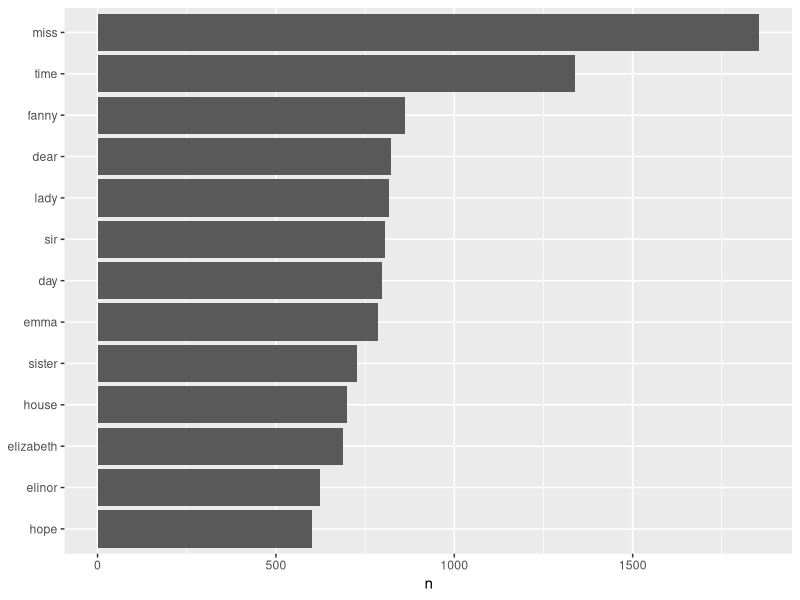
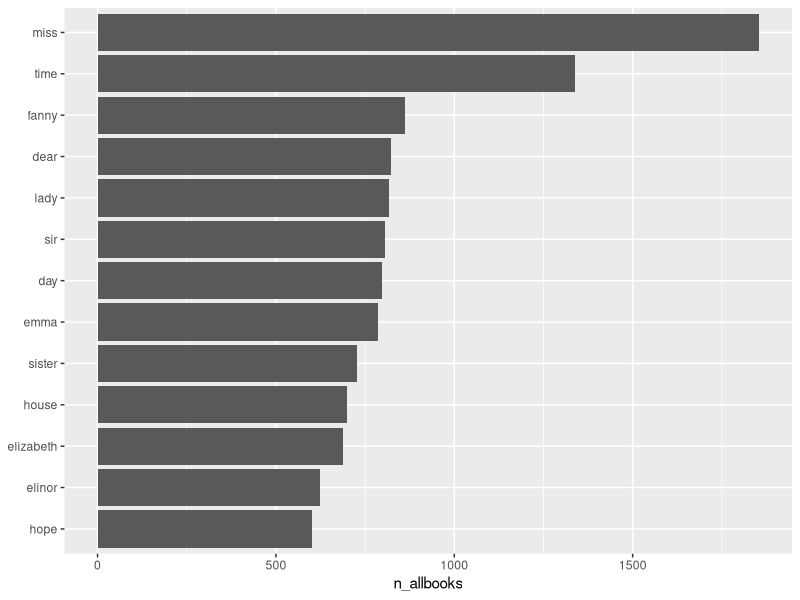
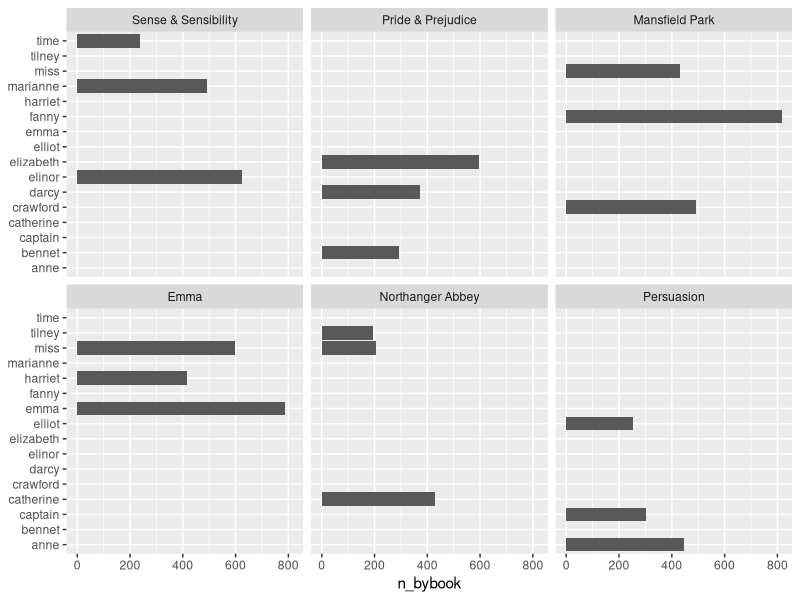

The R script that drew these images, in order:
#' ---
#' title: "Text Mining: Tidying, Sentiment Analysis, & Topic Modeling"
#' subtitle: RLadies- Columbus
#' author: "Katie Sasso"
#' date: '`r format(Sys.Date(), "%B %d, %Y")`'
#' output: 
#'   html_document:
#'     toc: true
#'     toc_float: true
#' ---
#' 
#' # Getting Started 
#' 
#' ##Cleaing your text data
#' The examples we will cover today involve open source text datasets that have been mostly cleaned for us. We will just have to work on reformatting these data sets to get them "Tidy".
#' 
#' When working with our own data this may not always be the case though. Often text data has inconsistent punctuation, spelling error, acronyms, and multiple ways of referring to the same "thing". Let's do a bit of cleaning with an original text dataset I created. Keep in mind this is just a few of the steps you may have to take to clean your own data. 
#' 
#' INSERT ACTIVITY LOG EXAMPLE 
#' 
## ------------------------------------------------------------------------


#' ## Some additional cleaning reasources to check out
#' Regular expressions are often used to specify "patterns" in certain functions. [This regex cheatsheet](https://www.rstudio.com/wp-content/uploads/2016/09/RegExCheatsheet.pdf) provides some helpful patterns 
#' you can use in certain functions.
#' 
## ------------------------------------------------------------------------
?grepl
?str_extract
?str_detect

#' 
#' 
#' ##The Tidy Text Format
#' A table with one-token-per-row, where a token is just a meaningful "unit" of text (e.g., word, sentence, or paragraph). This format often makes the data easier to manipulate and visualize using standard  "tidy" tools.
#' 
#' Different from how text is typically stored in many analytic text mining approaches, which often work on a "corpus" and/or a "document-term matrix". However we will see that transfer among the types is easy if our data is first "tidy".
#' 
#' Let's try it ourselves.
#' 
## ----setup, include=FALSE, echo= TRUE , results='hide'-------------------
#install these packages if you don't already have them
# install.packages("tidytext")
# install.packages("janeaustenr")
# install.packages("plyr")
# install.packages("dplyr")
# install.packages("stringr")
# install.packages("magrittr")


library(janeaustenr)
library(plyr)
library(dplyr)
library(stringr)
library(magrittr)

#browse the related vignette or others
vignette("tidytext",package="tidytext")
?austen_books

original_books <- austen_books() %>%
  group_by(book) %>% #grouping df by "book"
  mutate(linenumber = row_number(), #adding row numbers as a new variable
         chapter = cumsum(str_detect(text, regex("^chapter [\\divxlc]",  
                                                 ignore_case = TRUE)))) %>%
  ungroup()
# the above is creating a new chapter variable by searching the "text" character variable for the string "chapter" and Roman Numeral characters (as specified in regex language here "[\\divxlc]")

head(original_books)
tail(original_books)
slice(original_books, 1:500) %>% View

#restructuring as a one-token-per-row format. unnest() does that for us
library(tidytext)

tidy_books <- original_books %>%
  unnest_tokens(word, text)
#The default tokenizing is for words, but other options include characters, ngrams, sentences, lines, paragraphs, or separation around a regex pattern.

data("stop_words")
head(stop_words)

cleaned_books <- tidy_books %>%
  anti_join(stop_words)


#' 
#' ##Some Descriptives once Tidy
#' 
## ------------------------------------------------------------------------
#most common words in all the books?
cleaned_books %>%
  count(word, sort = TRUE)

#Examining and Visualizing most common words across all books and by book: 

cleaned_books_2 <- cleaned_books  %>% 
  count(word,sort = TRUE) %>%  #counting the number of occurrences by group (word in this case)
  left_join(cleaned_books,.) %>% 
  rename(n_allbooks = n)  %>% 
  group_by(book,word) %>% 
  mutate(n_bybook = n()) %>% 
  arrange(book, desc(n_bybook)) %>% 
  ungroup()

#Chart of top 5 words across all books
library(ggplot2)

#doing al in one tidy flow
cleaned_books_2 %>% 
  count(word, sort = TRUE) %>% 
  filter(n > 600) %>%
  mutate(word = reorder(word, n)) %>%
  ggplot(aes(word, n)) +
  geom_col() +
  xlab(NULL) +
  coord_flip()

#using new var we created above
#no scientifict notation
options(scipen = 10000)
cleaned_books_2 %>% 
  filter(n_allbooks > 600, !duplicated(word)) %>% 
  mutate(word = reorder(word, n_allbooks)) %>% 
  ggplot(aes(word, n_allbooks)) +
  geom_col() +
  xlab(NULL) +
  coord_flip()

#What about the top 5 words only in each book? 
cleaned_books_2 %>% 
  group_by(book) %>% 
  filter(!duplicated(word)) %>% 
  arrange(desc(n_bybook)) %>% 
  top_n(3, n_bybook) %>% 
  ungroup %>% 
  arrange(book, n_bybook) %>% 
  ggplot(aes(word, n_bybook)) +
  geom_col() +
  xlab(NULL) +
  coord_flip() +
  facet_wrap(~book)

#other ways to visualize?? 


#'  
#' ##From Tidy Text to other formats
#' ![From Tidy Text Format to Others](http://tidytextmining.com/images/tidyflow-ch-5.png)
#' 
#' #Sentiment Analysis
#' LEFT OFF ON SENTIMENT ANALYSIS CAN BE DONE AS AN INNER JOIN IN INTRO TAB
#'  *look at other sentiment tabs and see if anything to add then move to topic modeling
#'  *maybe insert my own example 
#' 
#' ##Jane Austen Novels: Example
#' 
#' #Topic Modelling
#' TOPIC MODELING (chps 5 and 6 with optimization for finding right number of topics in seperate script )
#' 
#' 
#' ## Novels example
#' 
#' ## Real World Example
#' 
#' #More Advanced topics 
#' 
#' ##Handy Function for Topic Visualization
#' 
#' ##Finding the Optimal Number of Topics
#' We can use "unsupervised maching learning" algorthims to find the optimal number of topics
#'   *Take advantage of Parallel Processing in R
#' 
#' 
#' 
